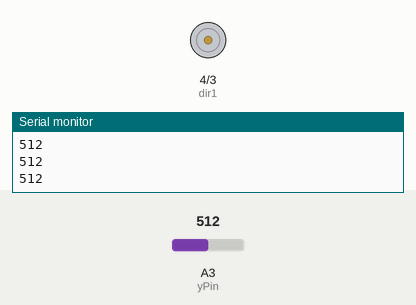
A sketch run on a simulated Arduino Uno, built with avr-gcc and run on an emulated ATmega328P. Shown: motor-driver pin pairs drawn as motors (green arrow = first pin HIGH = forward, orange = second pin HIGH = backward, longer = more drive, scaled by the enable pin), the last lines printed to the serial monitor. Inputs (shaded band) come from the test bench; at power-on: A3 (yPin) = 512.

Above: at 1.2 s.
1.3 s: A3 (yPin) set to 533
At 2.9 s:
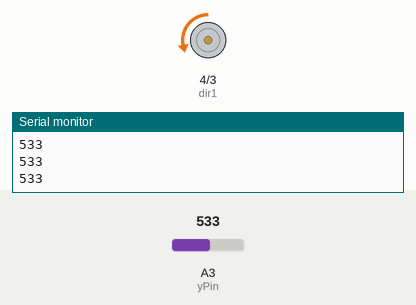
3.2 s: A3 (yPin) set to 490
At 3.8 s:
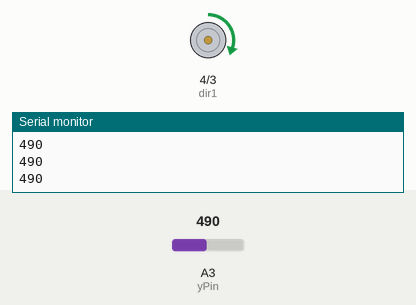
5.0 s: A3 (yPin) set to 306
At 5.9 s:
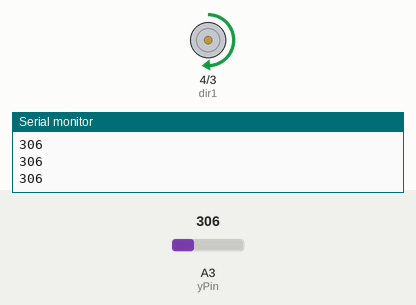
6.7 s: A3 (yPin) set to 122
At 7.9 s:
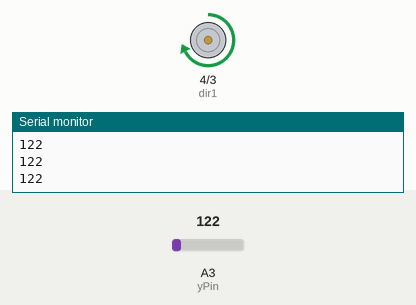
8.5 s: A3 (yPin) set to 716
At 9.9 s:
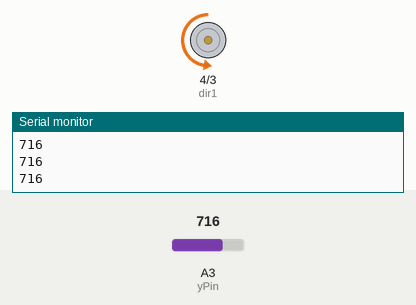
10.2 s: A3 (yPin) set to 900
At 10.8 s:
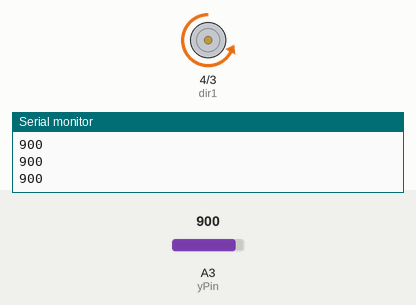
Timing chart, 0 to 13.0 s (numbered marks = the images above; inputs shaded):
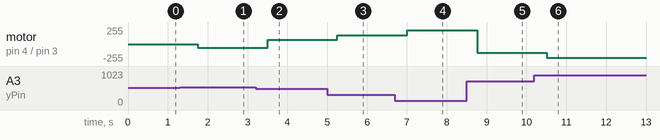

Measured:
- the behaviour switches between 520 and 521 on A3 (yPin) (found by bisection; images 0 and 1)
- after the input at 1.3 s, motor on pin 4 (dir1) / pin 3 (dir2): stopped → backward 55/255 after 0.45 s
- after the input at 3.2 s, motor on pin 4 (dir1) / pin 3 (dir2): backward 55/255 → forward 61/255 after 0.30 s
- after the input at 5.0 s, motor on pin 4 (dir1) / pin 3 (dir2): forward 61/255 → forward 134/255 after 0.26 s
- after the input at 6.7 s, motor on pin 4 (dir1) / pin 3 (dir2): forward 134/255 → forward 206/255 after 0.31 s
- after the input at 8.5 s, motor on pin 4 (dir1) / pin 3 (dir2): forward 206/255 → backward 129/255 after 0.26 s
- after the input at 10.2 s, motor on pin 4 (dir1) / pin 3 (dir2): backward 129/255 → backward 204/255 after 0.32 s

The sketch:

38-Joystick-Motor.ino
```cpp
/**
 * Homework 38 - Joystick Motor

 My solution to the task in lesson 39 given at the end of lesson 38.

 I used the map function instead of doing math jsut to try it out,
 don't tell Paul or he'll kill me
 */

 int yPin = A3;
 int yVal;

 int speedPin = 5;
 int dir1 = 4;
 int dir2 = 3;
 float mSpeed = 0;


void setup() {
  pinMode(speedPin,OUTPUT);
  pinMode(dir1,OUTPUT);
  pinMode(dir2,OUTPUT);
  pinMode(yPin, INPUT);

  Serial.begin(9600);
}

void loop() {
  yVal = analogRead(yPin);
  Serial.println(yVal);
  delay(250);

  if(yVal < 500){
    digitalWrite(dir1, HIGH);
    digitalWrite(dir2, LOW);
    mSpeed = map(yVal, 520, 0, 50, 255);
    analogWrite(speedPin,mSpeed);
  } else if(yVal > 520){
    digitalWrite(dir2, HIGH);
    digitalWrite(dir1, LOW);
    mSpeed = map(yVal, 520, 1023, 50, 255);
    analogWrite(speedPin,mSpeed);
  }
}
```
